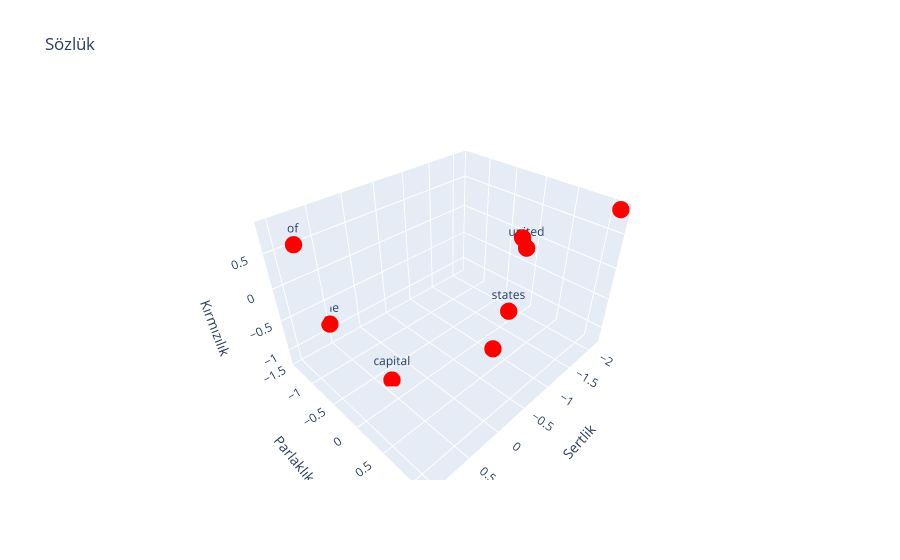

The code cell stored with this chart in its notebook:
### Code cell
sentences = [
  {
    "words": meanings.detach().numpy(),
    "labels": ["the", "capital", "of", "united", "states"],  
    "color": "red",
  },
]
plot_dots(sentences, "Sözlük")

### Figure 1 — Plotly figure (JSON) as saved in the notebook; plotly's stock layout.template omitted (floating-point values rounded to 4 significant figures)
{"data": [{"hoverinfo": "text", "marker": {"color": "red", "size": 6}, "mode": "markers+text", "text": ["the", "capital", "of", "united", "states"], "type": "scatter3d", "x": [0.5248, 0.3914, 1.034, -1.922, -0.5145, -2.163, -0.2402, 0.5248, 0.3914, 1.034, -0.8436], "y": [-1.421, -0.2603, -0.8551, 0.03417, 0.8423, 1.146, 0.8711, -1.421, -0.2603, -0.8551, 0.6986], "z": [-0.8552, -1.201, 0.843, -0.04266, 0.04563, 0.842, -0.3272, -0.8552, -1.201, 0.843, 0.7985]}], "layout": {"scene": {"xaxis": {"title": {"text": "Sertlik"}}, "yaxis": {"title": {"text": "Parlaklık"}}, "zaxis": {"title": {"text": "Kırmızılık"}}}, "title": {"text": "Sözlük"}}}
